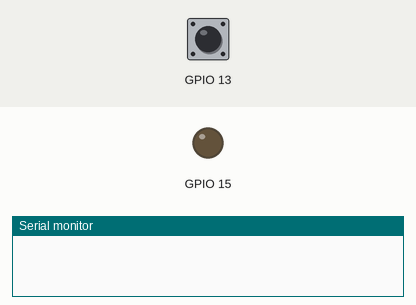
This program was run on a simulated ESP32-S3. Parts: output pins drawn as LEDs (lit = HIGH), the last lines printed to the serial monitor. The test bench sets the inputs (shaded band); at power-on: GPIO 13 HIGH.

Above: at 1.2 s.
1.3 s: GPIO 13 pulled LOW for 0.15 s
At 2.4 s:
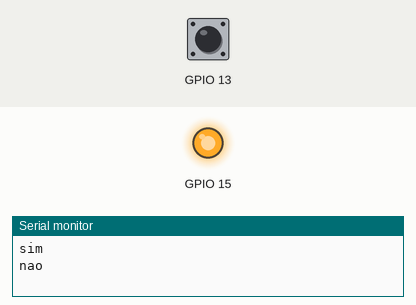
2.9 s: GPIO 13 pulled LOW for 1 s
At 3.5 s:
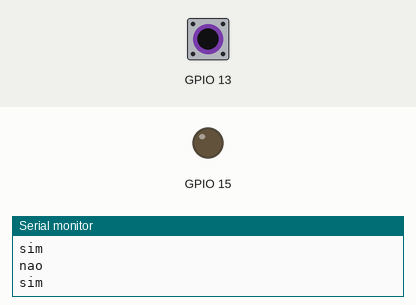
5.4 s: GPIO 13 pulled LOW for 3.2 s
At 6.6 s:
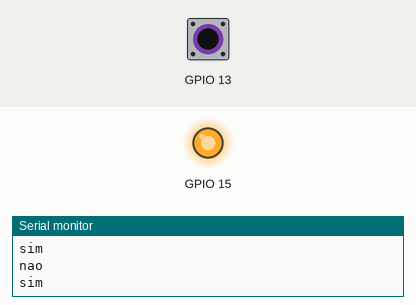
Timing chart, 0 to 8.4 s (numbered marks = the images above; inputs shaded):
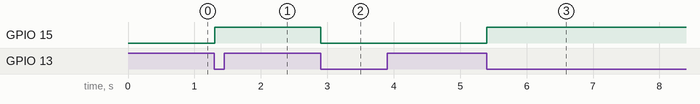

Measured:
- after the input at 1.3 s, GPIO 15: LOW → HIGH at once
- after the input at 2.9 s, GPIO 15: HIGH → LOW at once
- after the input at 5.4 s, GPIO 15: LOW → HIGH at once

The program:

main.cpp
```cpp
#include <Arduino.h>
#include "led.h"
#include "botao.h"

Led ledAmareloA(15);

Botao btn(13);

void setup()
{
  Serial.begin(9600);
  ledAmareloA.iniciar();
  btn.iniciar();
  btn.setTempoDebounce(2);
}

void loop()
{
  if(btn.pressionou())
  {
    //ledAmareloA.piscaPisca(10);
    ledAmareloA.alternar();
    Serial.println("sim");
  }
  if(btn.soltou())
  {
    Serial.println("nao");
  }
  ledAmareloA.atualizar();
  btn.atualizar();

 // Serial.print(btn.pressionou());
}
```

botao.h
```cpp
#ifndef __BOTAO_H__
#define __BOTAO_H__

#include <Arduino.h>

class Botao
{
    private:
        uint8_t _pinoBotao;
        bool _estadoAtualBotao = HIGH;
        bool _estadoAnteriorBotao = HIGH;
        bool _pressionou = false;
        bool _soltou = false;
        bool _estadoUltimaAcao = HIGH;

        uint32_t _ultimaMudanca_ms = 0;
        uint32_t _tempoDebounce_ms = 20;

        uint32_t tempoDecorrido();

    public:
        Botao(uint8_t pino);

        void iniciar();
        void atualizar();
        bool pressionou();
        bool soltou();
        void setTempoDebounce(uint32_t tempo_ms);


};

#endif
```

led.h
```cpp
#ifndef LED_H
#define LED_H

#include <Arduino.h>

class Led
{
    private:

    uint8_t _pinoLed;
    bool _estadoLed = 0;
    bool _estaPiscando = 0;
    uint32_t _tempoAnteriorAcionamento_ms;
    uint32_t _intervaloPiscar_ms = 1000;

    public:

    Led(uint8_t pino);

    void iniciar();
    void atualizar();
    void ligar();
    void desligar();
    void alternar();
    void piscaPisca(uint32_t quantidade = 10);
    void alternarPisca();

    uint8_t getPinoLed();
    void setEstadoLed(bool estadoLed);
    bool getEstadoLed();
};

#endif
```

botao.cpp
```cpp
#include "botao.h"


Botao::Botao(uint8_t pino) : _pinoBotao(pino)
{

}

void Botao::iniciar()
{
    pinMode(_pinoBotao, INPUT_PULLUP);
}

void Botao::atualizar()
{
    _pressionou = false;
    _soltou = false;

    _estadoAtualBotao = digitalRead(_pinoBotao);

    if(_estadoAtualBotao != _estadoAnteriorBotao)
    {
        _ultimaMudanca_ms = millis();
        _estadoAnteriorBotao = _estadoAtualBotao;
        return;
    }
    if(tempoDecorrido() < _tempoDebounce_ms)
        return;
    if (_estadoUltimaAcao == _estadoAtualBotao)
    return;

    _estadoUltimaAcao = _estadoAtualBotao;

    _estadoAtualBotao
    ? _soltou = true
    : _pressionou = true;


    // if(_estadoAtualBotao != _estadoAnteriorBotao)
    // {
    //     _estadoAnteriorBotao = _estadoAtualBotao;
    //     _ultimaMudanca_ms = millis();
    // }

    // else if(tempoDecorrido() > _tempoDebounce_ms)
    // {
    //     const bool acaoExecutada = _estadoUltimaAcao == _estadoAtualBotao;
    //     if (!acaoExecutada)
    //     {
    //         _estadoUltimaAcao = _estadoAtualBotao;


    //         _estadoAtualBotao
    //         ? _soltou = true
    //         : _pressionou = true;
    //     }
    // }
}

bool Botao::pressionou()
{
    return _pressionou;
}

bool Botao::soltou()
{
    return _soltou;
}

uint32_t Botao::tempoDecorrido()
{
    return millis() - _ultimaMudanca_ms;
}

void Botao::setTempoDebounce(uint32_t tempo_ms)
{
    _tempoDebounce_ms = tempo_ms;
}
```

led.cpp
```cpp
#include "led.h"

Led::Led(uint8_t pino) : _pinoLed(pino) //lista de inicializacao
{

}

void Led::iniciar()
{
    pinMode(_pinoLed, OUTPUT);
    digitalWrite(_pinoLed, LOW);
}

void Led::atualizar()
{
        digitalWrite(_pinoLed, _estadoLed);

}

void Led::ligar()
{
    _estadoLed = HIGH;
}

void Led::desligar()
{
    _estadoLed = LOW;
}

void Led::alternar()
{
    _estadoLed = !_estadoLed;
}

void Led::alternarPisca()
{
    _estadoLed = !_estadoLed;
}

uint8_t Led::getPinoLed()
{
    return _pinoLed;
}

void Led::setEstadoLed(bool estadoLed)
{
    _estadoLed = estadoLed;
}

bool Led::getEstadoLed()
{
    return (_estadoLed);
}

void Led::piscaPisca(uint32_t quantidade)
{
  int intervalo = 1000;
  unsigned long tempoAnterior = 0;
  unsigned long tempoAgora = millis();
  for(int i = 0; i < quantidade; i++ )
  {
    if(tempoAgora - tempoAnterior >= intervalo)
    {
      tempoAnterior = tempoAgora;
      ligar();
    }

    if(tempoAgora - tempoAnterior >= intervalo)
    {
      tempoAnterior = tempoAgora;
      desligar();
    }
  }
}
```
